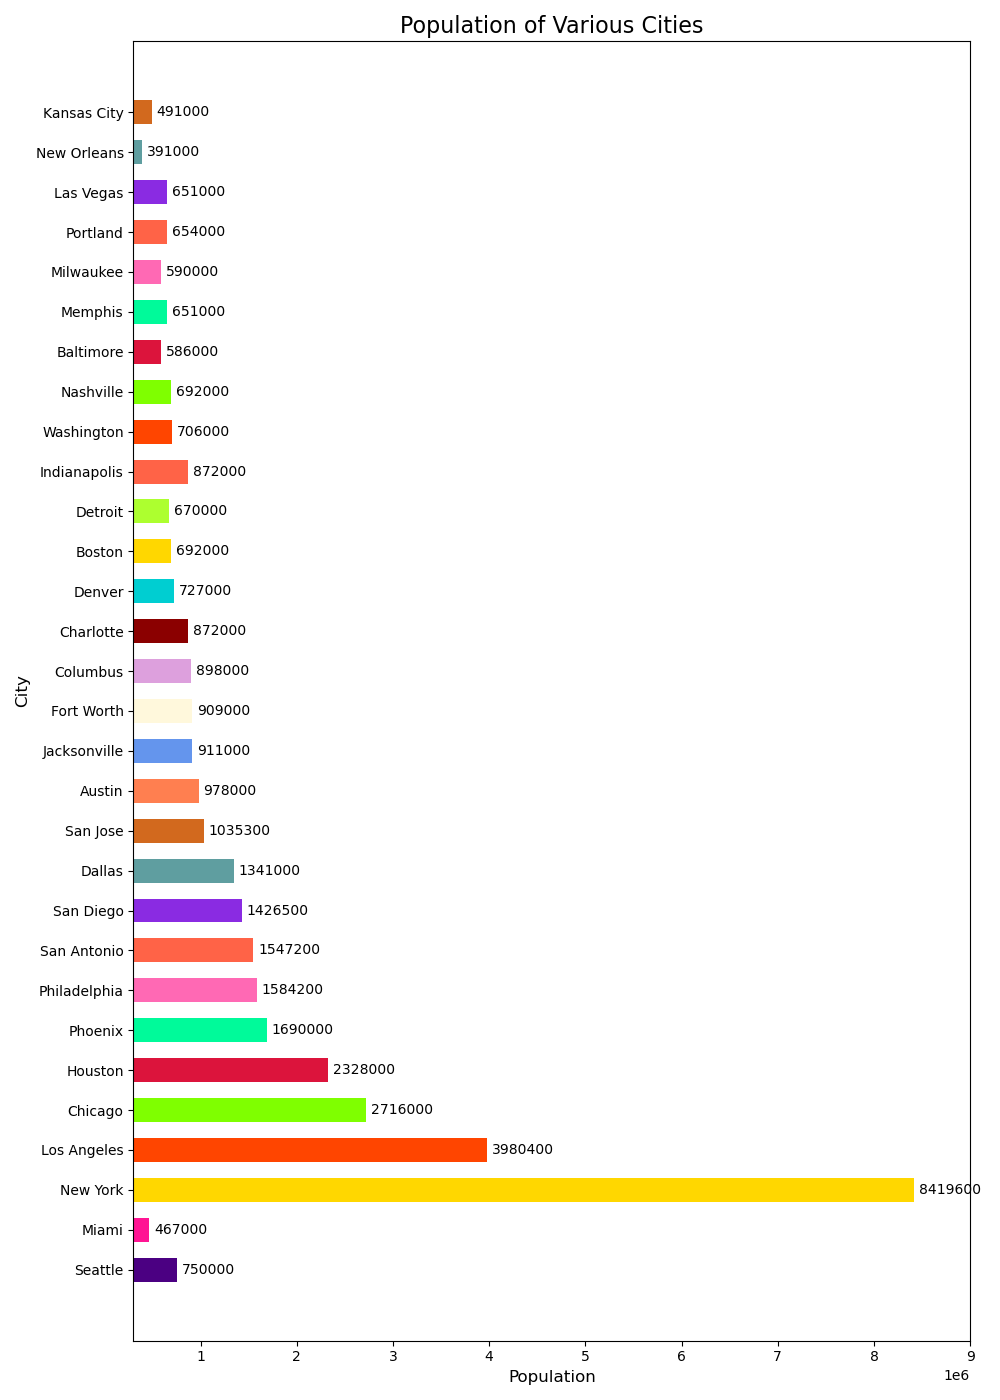

Generate this figure with Python:

import matplotlib.pyplot as plt

# Data
cities = [
    "Seattle", "Miami", "New York", "Los Angeles", "Chicago", 
    "Houston", "Phoenix", "Philadelphia", "San Antonio", 
    "San Diego", "Dallas", "San Jose", "Austin", "Jacksonville", 
    "Fort Worth", "Columbus", "Charlotte", "Denver", "Boston", 
    "Detroit", "Indianapolis", "Washington", "Nashville", 
    "Baltimore", "Memphis", "Milwaukee", "Portland", 
    "Las Vegas", "New Orleans", "Kansas City"
]
population = [
    750000, 467000, 8419600, 3980400, 2716000, 2328000, 1690000, 1584200, 1547200, 
    1426500, 1341000, 1035300, 978000, 911000, 909000, 898000, 872000, 727000, 
    692000, 670000, 872000, 706000, 692000, 586000, 651000, 590000, 654000, 
    651000, 391000, 491000
]

# Colors for each city
colors = [
    '#4B0082', '#FF1493', '#FFD700', '#FF4500', '#7FFF00', 
    '#DC143C', '#00FA9A', '#FF69B4', '#FF6347', '#8A2BE2', 
    '#5F9EA0', '#D2691E', '#FF7F50', '#6495ED', '#FFF8DC', 
    '#DDA0DD', '#8B0000', '#00CED1', '#FFD700', '#ADFF2F', 
    '#FF6347', '#FF4500', '#7FFF00', '#DC143C', '#00FA9A', 
    '#FF69B4', '#FF6347', '#8A2BE2', '#5F9EA0', '#D2691E'
]

# Plot
fig, ax = plt.subplots(figsize=(10, 14))
bars = ax.barh(cities, population, color=colors, height=0.6)

# Set the title and labels
ax.set_title('Population of Various Cities', fontsize=16)
ax.set_ylabel('City', fontsize=12)
ax.set_xlabel('Population', fontsize=12)

# Customize the tick labels
plt.xticks(fontsize=10)
plt.yticks(fontsize=10)

# Set y-axis limit
ax.set_xlim(300000, 9000000)

# Add the data values on the bars
for bar in bars:
    width = bar.get_width()
    label_x_pos = width + 50000
    ax.text(label_x_pos, bar.get_y() + bar.get_height()/2, f'{width}', va='center')

# Show the plot
plt.tight_layout()
plt.show()
